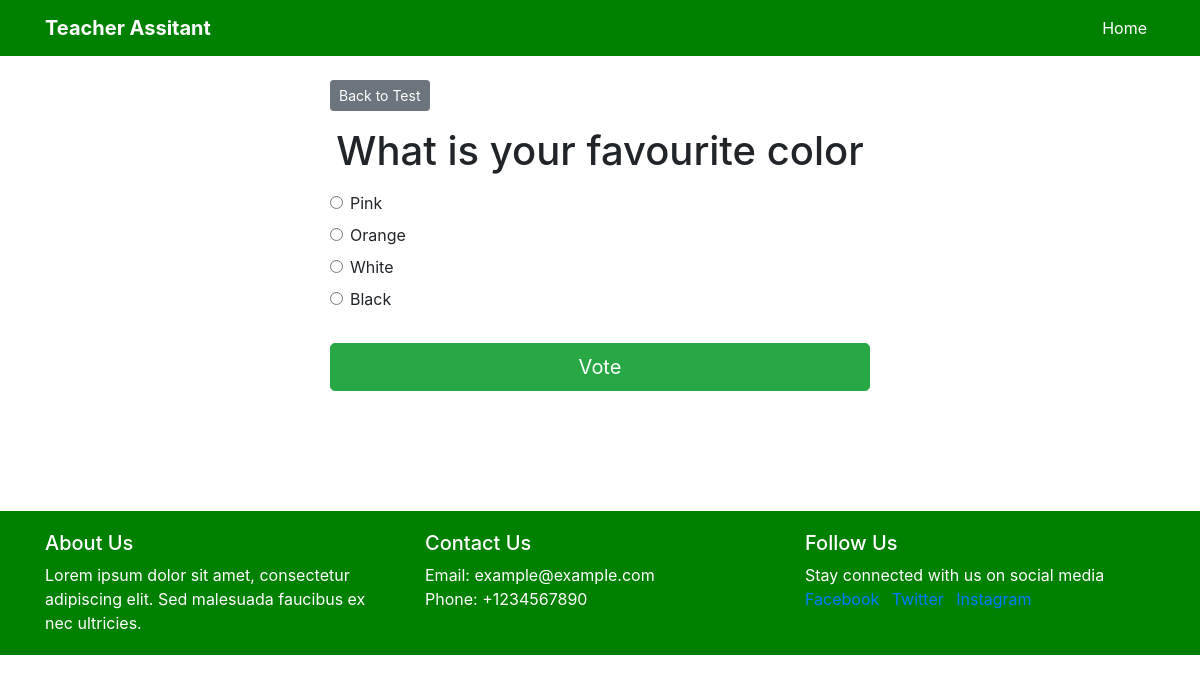
The page /polls/1/ on the database its author committed.
### polls/models.py (models this page shows, shortened)
class Question(models.Model):
    question_text = models.CharField(max_length=200)
    pub_date = models.DateTimeField('date published')

class Choice(models.Model):
    question = models.ForeignKey(Question, on_delete=models.CASCADE)
    choice_text = models.CharField(max_length=200)
    votes = models.IntegerField(default=0)

### polls/views.py (the view)
# urls.py: path('<int:question_id>/', views.detail, name='detail'),
def detail(request, question_id):
    try:
        question = Question.objects.get(pk=question_id)
    except Question.DoesNotExist:
        raise Http404("Question does not exist")
    return render(request, 'polls/detail.html', {'question': question})

### templates/polls/detail.html (shortened to what this page needs)
{% extends 'base.html' %}
{% block content %}
<a class="btn btn-secondary btn-sm mb-3" href="{% url 'polls:index' %}">Back to Test</a>
<h1 class="text-center mb-3">{{ question.question_text }}</h1>
<form action="{% url 'polls:vote' question.id %}" method="post">
    {% for choice in question.choice_set.all %}
    <div class="form-check">
        <input type="radio" name="choice" class="form-check-input" id="choice{{ forloop.counter }}"
            value="{{ choice.id }}" />
        <label for="choice{{ forloop.counter }}">{{ choice.choice_text }}</label>
    </div>
    {% endfor %}
    <input type="submit" value="Vote" class="btn btn-success btn-lg btn-block mt-4" />
</form>
{% endblock %}

### rows shown on the page
Question: question_text "What is your favourite color"
Choice: choice_text "Pink"
Choice: choice_text "Orange"
Choice: choice_text "White"
Choice: choice_text "Black"
